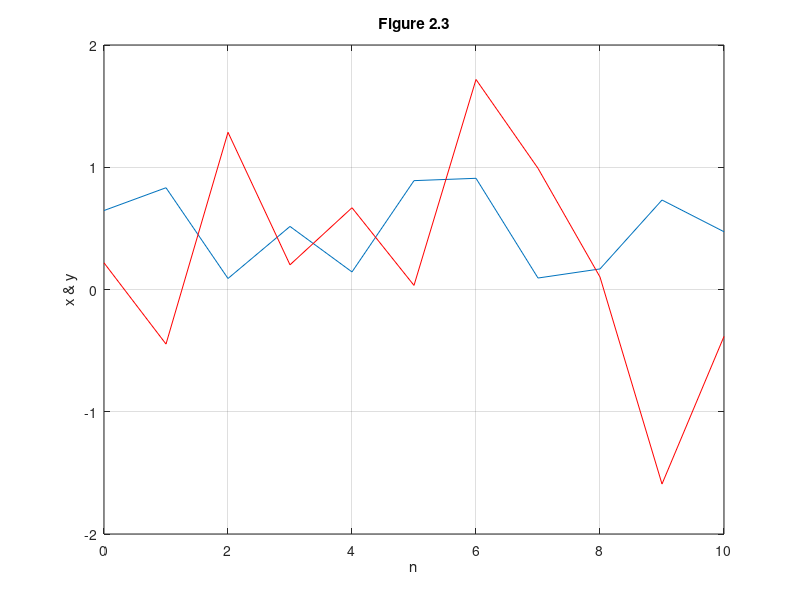

This chart was generated by the following MATLAB code:
% example 2.3
% Generation of random sequence

n=0:10;
x=rand(1,length(n));
y=randn(1,length(n));
%  subplot(2,1,1);
plot(n,x);
grid on;
hold on;
% subplot(2,1,2);
plot(n,y,"r");
ylabel("x & y");
xlabel("n");
title("Figure 2.3");